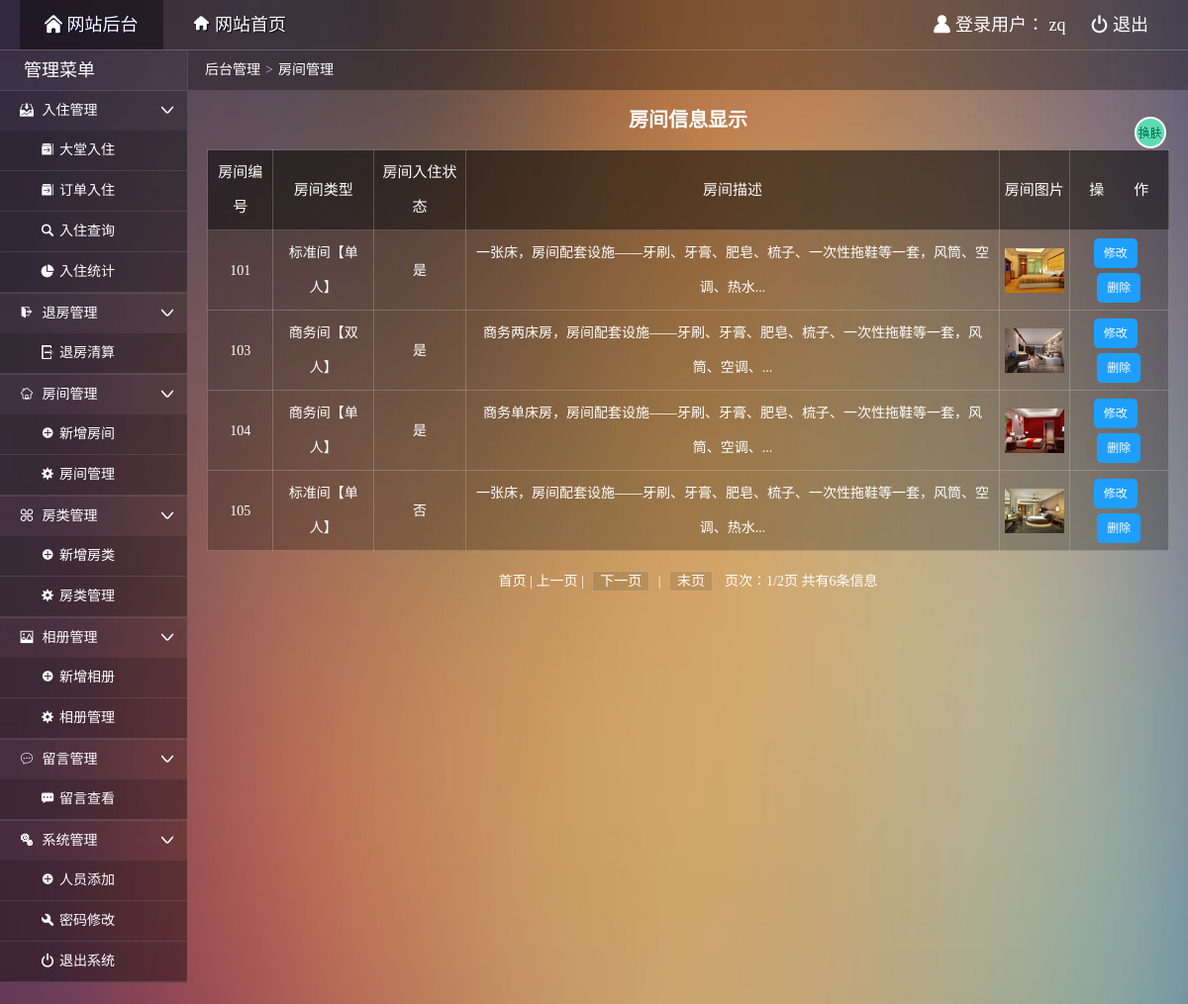
/admin/admin_roommgr.php (signed in), run on the app's committed database.
### tables this page shows
CREATE TABLE `room` (
  `roomid` varchar(4) NOT NULL COMMENT '房间编号',
  `typeid` int NOT NULL COMMENT '类型标识',
  `status` char(1) NOT NULL COMMENT '是否入住',
  `remarks` varchar(500) DEFAULT NULL COMMENT '房间描述',
  `pic` varchar(100) NOT NULL COMMENT '房间图片',
  PRIMARY KEY (`roomid`),
  UNIQUE KEY `roomid` (`roomid`),
  KEY `FK_ROOM_TYPE` (`typeid`),
  CONSTRAINT `FK_ROOM_TYPE` FOREIGN KEY (`typeid`) REFERENCES `roomtype` (`typeid`)
);

CREATE TABLE `roomtype` (
  `typeid` int NOT NULL AUTO_INCREMENT COMMENT '类型标识',
  `typename` varchar(20) NOT NULL COMMENT '类型名称',
  `area` varchar(2) NOT NULL COMMENT '房间面积',
  `hasNet` char(1) NOT NULL DEFAULT '有' COMMENT '网络',
  `hasTV` char(1) NOT NULL DEFAULT '有' COMMENT '有线电视',
  `price` decimal(8,2) NOT NULL COMMENT '价格',
  `totalnum` int NOT NULL COMMENT '房间数量',
  `leftnum` int NOT NULL COMMENT '剩余数量',
  PRIMARY KEY (`typeid`)
);

### admin/admin_roommgr.php (the view, shortened to what this page needs)
<!doctype html>
<html>
<head>
  <link rel="stylesheet" type="text/css" href="css/common.css"/>
  <link rel="stylesheet" type="text/css" href="css/main.css"/>
</head>
<body>
  <div class="topbar-wrap white">
    <div class="topbar-inner clearfix">
      <div class="topbar-logo-wrap clearfix">
        <ul class="navbar-list clearfix">
          <li><a class="on" href="admin_index.php"><i class="icon-font">&#xe622;</i> 网站后台</a></li>
          <li><a href="../index.php" target="_blank"><i class="icon-font">&#xe681;</i> 网站首页</a></li>
        </ul>
      </div>
      <div class="top-info-wrap">
        <ul class="top-info-list clearfix">
          <li><i class="icon-font">&#xe607;</i> 登录用户：
            <?php
            if($_SESSION["aname"]){
              echo $_SESSION["aname"];
            }else{
              header("location:index.php");
              exit;
            }
            ?>
            </li>
          <li><a href="admin_logout.php"><i class="icon-font">&#xe638;</i> 退出</a></li>
        </ul>
      </div>
    </div>
  </div>
  <div class="container clearfix">
    <div class="main-wrap">
      <div class="crumb-wrap">
        <div class="crumb-list"><i class="icon-font"></i><a href="admin_index.php">后台管理</a><span class="crumb-step">&gt;</span><span class="crumb-name">房间管理</span></div>
      </div>
      <div class="search-wrap">房间信息显示</div>
      <div class="result-wrap">
        <div class="result-content">
          <table class="result-tab" width="100%">
            <tr>
              <th class="tc">房间编号</th>
              <th class="tc">房间类型</th>
              <th class="tc">房间入住状态</th>
              <th class="tc">房间描述</th>
              <th class="tc">房间图片</th>
              <th class="tc">操&emsp;&emsp;作</th>
            </tr>
            <?php
              require("../dbconnect.php");
              $pagesize = 4;
              $sql = "select a.roomid,a.typeid,b.typename,a.status,a.remarks,a.pic from room a,roomtype b where a.typeid=b.typeid";
              $rs=mysqli_query($db_link,$sql);
              $recordcount=mysqli_num_rows($rs);
              $pagecount=($recordcount-1)/$pagesize+1;
              $pagecount=(int)$pagecount;
              $pageno=@$_GET["pageno"];
              if($pageno=="")
              {
                  $pageno=1;
              }
              $startno=($pageno-1)*$pagesize;
              $sql = "select a.roomid,a.typeid,b.typename,a.status,a.remarks,a.pic from room a,roomtype b where a.typeid=b.typeid order by roomid asc limit $startno,$pagesize";
              $rs=mysqli_query($db_link,$sql);
              while($rows=mysqli_fetch_assoc($rs))
              {?>
              <tr>
                <td class='tc'><?php echo $rows["roomid"] ?></td>
                <td class='tc'><?php echo $rows["typename"] ?></td>
                <td class='tc'><?php echo $rows["status"] ?></td>
                <td class='tc'><?php echo $rows["remarks"] ?></td>
                <td class='tc'><img height='auto' width="60px" src='../images/<?php echo $rows["pic"] ?>'></td>
                <td class='tc'>
                  <a href='admin_roommod.php?mid=<?php echo $rows["roomid"] ?>'  class='link-update'>修改</a>&nbsp;&nbsp;<a href='delete.php?mid=<?php echo $rows["roomid"] ?>&typeid=<?php echo $rows["typeid"] ?>&status=<?php echo $rows["status"] ?>' class='link-del''>删除</a>
                </td>
              </tr>
            <?php } ?>
          </table>
          <div class="list-page">
              <?php
                if($pageno==1)
                {
                  if($recordcount>$pagesize){
                    echo "首页 | 上一页 | <a href='?pageno=".($pageno+1)."'>下一页</a> | <a href='?pageno=".$pagecount."'>末页</a>";
                  }else{
                    echo "首页 | 上一页 | 下一页 | 末页";
                  }
                }
                echo "&nbsp;&nbsp;页次：".$pageno."/".$pagecount."页&nbsp;共有".$recordcount."条信息";
              ?>
          </div>
        </div>
      </div>
    </div>
  </div>
</body>
</html>

### admin/css/common.css (style rules this page uses)
html { height:100%; }
body { width:100%;font:14px/1.5 '微软雅黑';word-wrap:break-word;word-break:break-all;-webkit-text-size-adjust:none;background-color: #54364a;background-repeat: no-repeat;background-size:100% 200%;color:#fff; }
body,dl,dd,h1,h2,h3,h4,h5,h6,p,form,ul,ol,blockquote { margin:0 }
img { border:0 none;vertical-align:middle }
table { border-collapse:collapse;border-spacing:0 }
em,i,cite,blockquote { font-style:normal }
ul,ol,li { list-style:none outside;padding:0 }
h1,h2,h3,h4,h5,h6 { font-size:100% }
a { color:#fff;text-decoration:none;outline:0 }
.tc { text-align:center; }
.clearfix:after { content:".";display:block;height:0;clear:both;visibility:hidden; }
.clearfix { *height:1%; }
.white,.white a:link,.white a:visited { color:#fff; }
.icon-font { font-family:'iconfont'; speak:none; font-weight:400; font-style:normal; font-variant:normal; text-transform:none; line-height:1; -webkit-font-smoothing:antialiased; }
.topbar-wrap { height:50px;line-height:50px;background:rgba(0, 0, 0, 0.3);border-bottom: 1px solid rgba(255, 255, 255, 0.2); }
.topbar-logo-wrap { float:left; }
.topbar-inner { font-size:18px;padding:0 20px; }
.navbar-list { float:left; }
.top-info-wrap { float:right; }
.navbar-list li { float:left; }
.navbar-list li a { float:left;margin-right:5px;padding:0 25px;text-shadow:1px 1px 1px #000; }
.navbar-list li a.on { color:#fff;text-shadow:1px 1px 1px #003;background:rgba(0,0,0,0.4); }
.top-info-list li { float:left; }
.top-info-list li a { float:left;margin-left:5px;padding:0 20px;display:inline;zoom:1; }
.list-page { padding:20px 0;text-align:center; }
.list-page a { margin:0 5px;padding:2px 7px;border:1px solid rgba(255,255,255,0.2);background:rgba(0,0,0,.1); }

### admin/css/main.css (style rules this page uses)
.sidebar-wrap { float: left;width: 189px;background: rgba(0, 0, 0, 0.20); }
.main-wrap { margin-left: 190px;min-height:100%; }
.sidebar-title { border-bottom: 1px solid rgba(255, 255, 255, 0.1);height: 40px;line-height: 40px;text-indent:1em;font-size: 24px;text-align: left; }
.sidebar-title h1 { font-weight: normal;font-size:18px; }
.sidebar-list li { background-color: rgba(0, 0, 0, 0.1);border-bottom: 1px solid rgba(255, 255, 255, 0.1); }
.sidebar-list li .icon-font { margin-right: 5px;color: #fff;font-size: 14px; }
.sidebar-list li a { padding: 0 15px 0 20px;display: block;color:#fff;height: 40px;line-height: 40px;position: relative; }
.sub-menu { background:rgba(0, 0, 0, 0.15); }
.sub-menu li { padding-left: 21px;background-color: rgba(0, 0, 0, 0.01);border-bottom: 1px solid rgba(255, 255, 255, 0.1); }
.sub-menu .icon-font { font-size: 11px; }
.crumb-wrap { height: 40px;line-height: 39px;background: rgba(0,0,0,0.3); }
.crumb-list { padding-left: 12px; }
.crumb-step { margin: 0 5px;color: #b2c2e0;font-family: serif; }
.search-wrap { padding: 15px 0;border-bottom: 1px solid #e5e5e5; }
.result-wrap { padding:0 19px; }
.result-tab { border-collapse:collapse;background-color: rgba(0,0,0,0.25); }
.result-tab th { font-weight: normal;font-size: 15px;background:rgba(0,0,0,0.4); }
.result-tab th,.result-tab td { padding:5px;border:1px solid rgba(255,255,255,0.2); }
.result-tab tr { line-height:35px;transition:all,.3s,ease; }
.result-tab .tc { text-align: center; }
.tc>a { background-color: #1E9FFF; display: inline-block; text-align: center; height: 30px; line-height: 30px; padding: 0 10px 0; border-radius: 5px; font-size: 12px; }
.search-wrap { font-weight: 700;padding: 15px 0 15px;color:#fff;text-align:center;font-size:20px;border:none; }
.icon { position: absolute; right: 8px; top: 12px; }
.set-btn { width: 32px;height: 32px;cursor: pointer;position: fixed;right: 22px;top: 118px;overflow: hidden;background-image: url(../img/s1.png);animation:setbtn 4s linear 0s infinite; }

### data on the page
room: roomid "101", typeid.typename "标准间【单人】", status "是", remarks "一张床，房间配套设施——牙刷、牙膏、肥皂、梳子、一次性拖鞋等一套，风筒、空调、热水...", pic (picture)
room: roomid "103", typeid.typename "商务间【双人】", status "是", remarks "商务两床房，房间配套设施——牙刷、牙膏、肥皂、梳子、一次性拖鞋等一套，风筒、空调、...", pic (picture)
room: roomid "104", typeid.typename "商务间【单人】", status "是", remarks "商务单床房，房间配套设施——牙刷、牙膏、肥皂、梳子、一次性拖鞋等一套，风筒、空调、...", pic (picture)
room: roomid "105", typeid.typename "标准间【单人】", status "否", remarks "一张床，房间配套设施——牙刷、牙膏、肥皂、梳子、一次性拖鞋等一套，风筒、空调、热水...", pic (picture)

### other printed values
$_SESSION["aname"] "zq"
$pageno "1"
$pagecount "2"
$recordcount "6"
